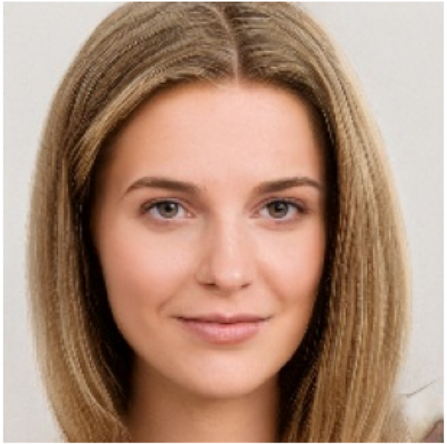
#> input picture codigo/img/img.png, 447 x 444 px
$ python atv8.py
#> lines starting #> are read from the running program, lines starting #| are printed output that depends on the picture
#inicio da tarefa 4
import numpy as np
import cv2

normal = cv2.imread("img/img.png")
#> normal is the input picture: shape (444, 447, 3); mean B, G, R 121.4, 141.6, 174.4
verde = cv2.imread("img/img1.png")
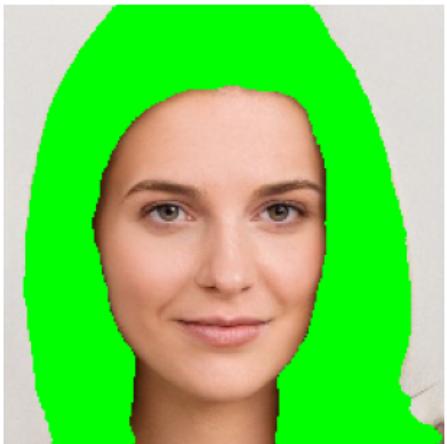
#> input picture codigo/img/img1.png, 447 x 444 px
#> verde is the input picture: shape (444, 447, 3); mean B, G, R 92.4, 209.9, 121.2
alturaNormal, larguraNormal, _ = normal.shape
#> alturaNormal = 444; larguraNormal = 447
verde = cv2.resize(verde, (larguraNormal, alturaNormal))
# fazendo a soma, a função  pega a foto e o proximo e a sua intensidade, no caso vai multiplicar por 0.5
montage = cv2.addWeighted(normal, 0.6, verde, 0.4, 0)
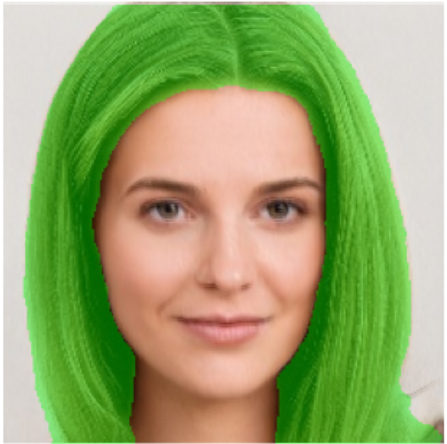
#> montage: shape (444, 447, 3); mean B, G, R 109.8, 168.9, 153.1

cv2.imshow("montage", montage)
cv2.waitKey(0)
cv2.destroyAllWindows()
